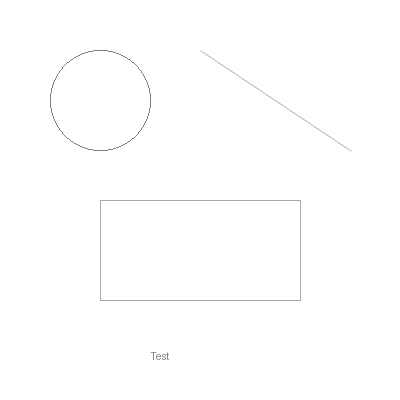
#> input picture test_input.png, 400 x 400 px, found by its file name
$ python simple_coloring_processor.py
#> lines starting #> are read from the running program, lines starting #| are printed output that depends on the picture; after the words box and inside, x2 and y2 are one past the last pixel; in counts of white or black regions, pixels touching at a corner belong together
#!/usr/bin/env python3
"""
Simple Coloring Page Processor - No bullshit, just clean black and white lines
"""

import cv2
import numpy as np
from PIL import Image, ImageEnhance
import logging

logging.basicConfig(level=logging.INFO)
logger = logging.getLogger(__name__)

def make_simple_coloring_page(input_image: Image.Image) -> Image.Image:
    """
    Convert any image to a clean black and white coloring page
    Simple approach: enhance contrast, threshold, clean up
    """
    logger.info("Converting to simple coloring page...")

    # Convert to grayscale
    if input_image.mode != 'L':
        gray_img = input_image.convert('L')
    else:
        gray_img = input_image

    # Convert to numpy
    gray_array = np.array(gray_img)

    # Check if image is very faint (FLUX often generates faint images)
    mean_brightness = np.mean(gray_array)
    logger.info(f"Image brightness: {mean_brightness:.1f}")

    if mean_brightness > 240:
        logger.info("Very faint image - boosting contrast heavily")
        # Boost contrast dramatically
        enhancer = ImageEnhance.Contrast(gray_img)
        gray_img = enhancer.enhance(8.0)  # Very aggressive
        gray_array = np.array(gray_img)
    elif mean_brightness > 200:
        logger.info("Faint image - boosting contrast moderately")
        enhancer = ImageEnhance.Contrast(gray_img)
        gray_img = enhancer.enhance(4.0)
        gray_array = np.array(gray_img)

    # Simple threshold to black and white
    # Use Otsu's method for automatic threshold selection
    _, binary = cv2.threshold(gray_array, 0, 255, cv2.THRESH_BINARY + cv2.THRESH_OTSU)

    # Invert if needed (we want black lines on white background)
    black_pixels = np.sum(binary == 0)
    white_pixels = np.sum(binary == 255)

    if black_pixels > white_pixels:
        binary = cv2.bitwise_not(binary)
        logger.info("Inverted image - now black lines on white background")

    # Light cleanup to connect nearby lines
    kernel = np.ones((2,2), np.uint8)
    binary = cv2.morphologyEx(binary, cv2.MORPH_CLOSE, kernel)

    # Remove tiny noise
    kernel_small = np.ones((1,1), np.uint8)
    binary = cv2.morphologyEx(binary, cv2.MORPH_OPEN, kernel_small)

    # Convert back to PIL
    result = Image.fromarray(binary, mode='L')

    logger.info("Simple coloring page conversion complete")
    return result

if __name__ == "__main__":
    # Test with the existing images
    test_files = [
        "/mnt/d/CLAUDE/Kids_App_Painting_Books/test_input.png",
        "/mnt/d/CLAUDE/Kids_App_Painting_Books/test_gentle_output.png",
        "/mnt/d/CLAUDE/Kids_App_Painting_Books/test_fixed_output.png"
    ]

    for test_file in test_files:
        try:
            logger.info(f"Testing {test_file}")
            img = Image.open(test_file)
#> img is the input picture: PIL image 400x400 RGB; min 128, max 255, mean 254.3
            result = make_simple_coloring_page(img)
#> in make_simple_coloring_page, `mean_brightness = np.mean(gray_array)`: mean_brightness = 254.3
#> in make_simple_coloring_page, `_, binary = cv2.threshold(gray_array, 0, 255, cv2.THRESH_BINARY + cv2...`:
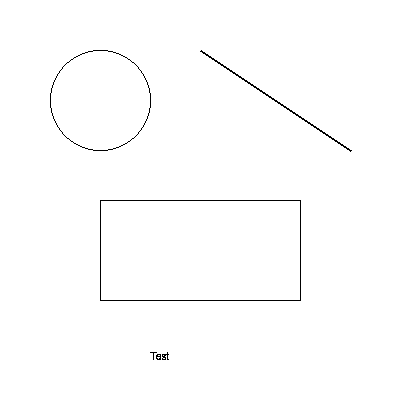
#> binary: shape (400, 400); 99.2% white; black in thin lines or dots, all inside (x1, y1, x2, y2) = (50, 50, 352, 360)
#> in make_simple_coloring_page, `black_pixels = np.sum(binary == 0)`: black_pixels = 1252
#> in make_simple_coloring_page, `white_pixels = np.sum(binary == 255)`: white_pixels = 158748
#> in make_simple_coloring_page, `binary = cv2.morphologyEx(binary, cv2.MORPH_CLOSE, kernel)`:
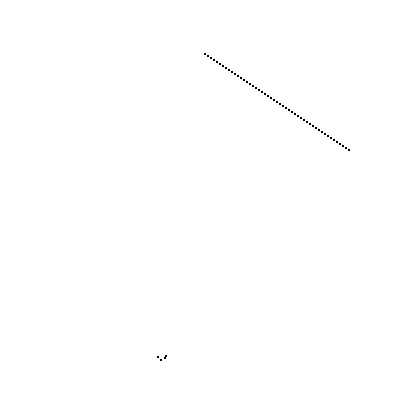
#> binary: shape (400, 400); 99.9% white; black in thin lines or dots, all inside (x1, y1, x2, y2) = (157, 53, 350, 361)
#> pass 3 of the loop `for test_file in test_files:`:
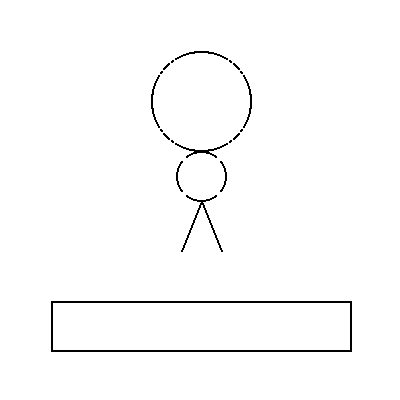
#> input picture test_fixed_output.png, 400 x 400 px, found by its file name
#> img is the input picture: PIL image 400x400 RGB; 98.5% white; black in thin lines or dots, all inside (x1, y1, x2, y2) = (51, 51, 352, 352)
#> mean_brightness = 251.2
#> black_pixels = 2401
#> white_pixels = 157599
#> in make_simple_coloring_page (call 3), `binary = cv2.morphologyEx(binary, cv2.MORPH_CLOSE, kernel)`:
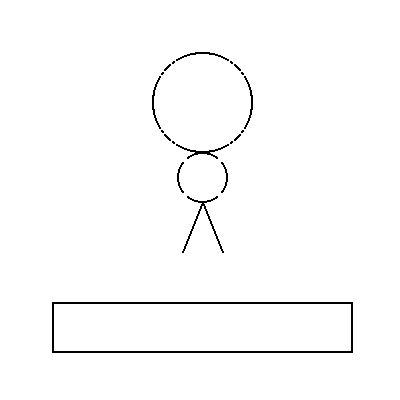
#> binary: shape (400, 400); 98.5% white; black in thin lines or dots, all inside (x1, y1, x2, y2) = (52, 52, 353, 353)
            output_path = test_file.replace(".png", "_simple_processed.png")
            result.save(output_path)
            logger.info(f"Saved to {output_path}")
        except Exception as e:
            logger.error(f"Error processing {test_file}: {e}")
